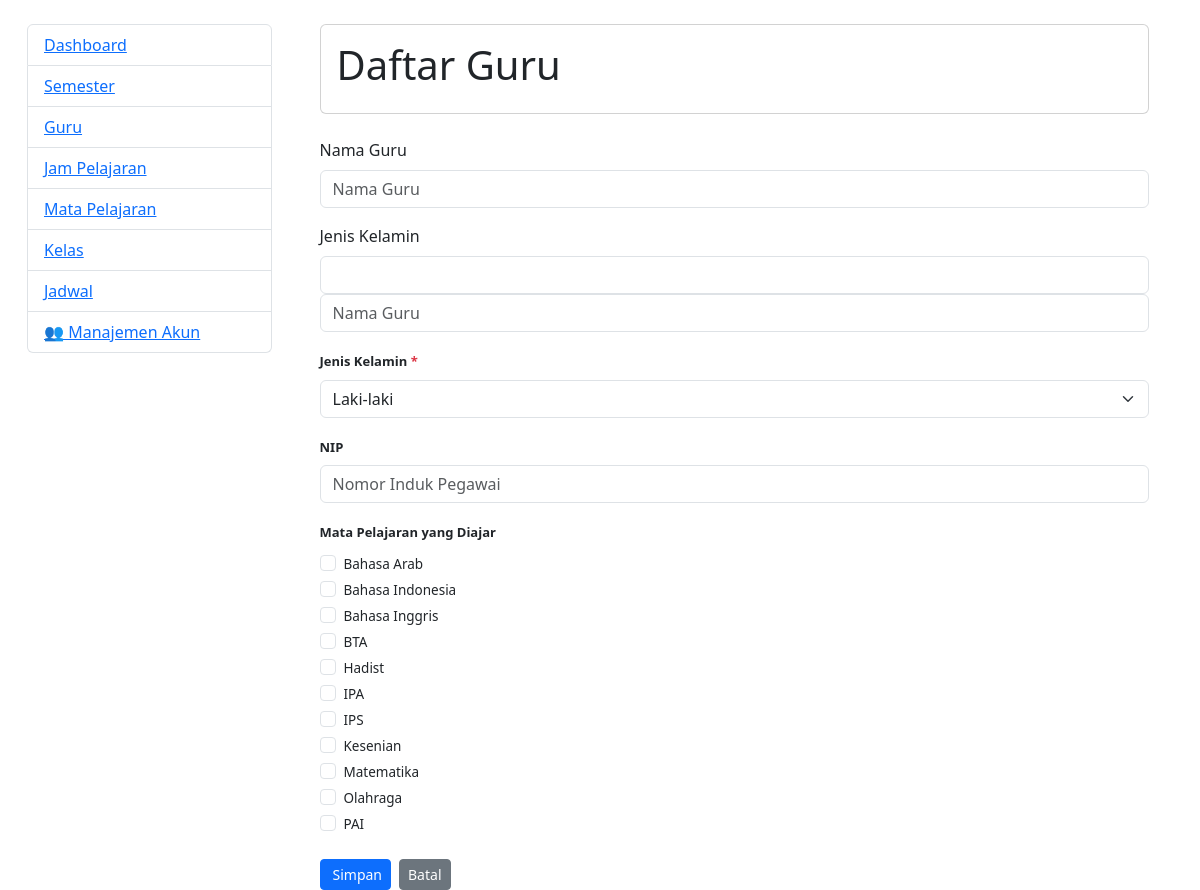
The app's page /tambah_guru.php with its own data.
### tables this page shows
CREATE TABLE `pelajaran` (
  `id_pelajaran` int(11) NOT NULL,
  `pelajaran` varchar(30) NOT NULL
);

### tambah_guru.php (the view, shortened to what this page needs)
<!DOCTYPE html>
<html lang="en">
<head>
    <link rel="stylesheet" href="https://cdn.jsdelivr.net/npm/bootstrap@4.5.3/dist/css/bootstrap.min.css"
>
    <link rel="stylesheet" type="text/css" href="https://cdn.datatables.net/1.10.20/css/jquery.dataTables.css">
</head>
<body>
    <br>
    <div class="row col-12">
        <div class="col-3">
            <div class="container">
                <?php include 'menu.php'; ?>
            </div>
        </div>
        <div class="col-9">
            <div class="container">
                <div class="card">
                    <div class="card-body">
                        <h1 class="card-title">Daftar Guru</h1>
                    </div>
                </div>
                <br>
                <form method="post" action="proses_tambah_guru.php">
                    <div class="form-group">
                        <label>Nama Guru</label>
                        <input type="text" class="form-control" placeholder="Nama Guru" name="nama">
                    </div>
                    <div class="form-group">
                        <label>Jenis Kelamin</label>
                        <select name="jk" class="form-control"><?php include 'koneksi.php'; ?>
<?php
$daftar_pelajaran = mysqli_query($conn, "SELECT * FROM pelajaran ORDER BY pelajaran ASC");
?>
<!DOCTYPE html>
<html lang="id">
<head>
  <link href="https://cdn.jsdelivr.net/npm/bootstrap@5.3.0/dist/css/bootstrap.min.css" rel="stylesheet">
  <link href="https://cdn.jsdelivr.net/npm/bootstrap-icons@1.10.5/font/bootstrap-icons.css" rel="stylesheet">
</head>
<body>
<div class="main-content">
  <div class="p-4">
    <div class="bg-white rounded-3 border p-4" style="max-width:600px;">
      <form action="proses_tambah_guru.php" method="POST">
        <div class="mb-3">
          <input type="text" name="nama" class="form-control" placeholder="Nama Guru" required>
        </div>
        <div class="mb-3">
          <label class="form-label fw-semibold" style="font-size:13px;">Jenis Kelamin <span class="text-danger">*</span></label>
          <select name="jk" class="form-select" required>
            <option value="laki-laki">Laki-laki</option>
          </select>
        </div>
        <div class="mb-3">
          <label class="form-label fw-semibold" style="font-size:13px;">NIP</label>
          <input type="text" name="nip" class="form-control" placeholder="Nomor Induk Pegawai">
        </div>
        <div class="mb-4">
          <label class="form-label fw-semibold" style="font-size:13px;">Mata Pelajaran yang Diajar</label>
          <div class="mapel-box">
            <?php if(mysqli_num_rows($daftar_pelajaran) == 0): ?>
              <p class="text-muted mb-0" style="font-size:13px;">Belum ada data mata pelajaran. Tambahkan dulu di menu Mata Pelajaran.</p>
            <?php else: ?>
              <?php while($p = mysqli_fetch_assoc($daftar_pelajaran)): ?>
                <div class="form-check">
                  <input class="form-check-input" type="checkbox" name="pelajaran[]"
                         value="<?= $p['id_pelajaran'] ?>" id="mapel_<?= $p['id_pelajaran'] ?>">
                  <label class="form-check-label" for="mapel_<?= $p['id_pelajaran'] ?>" style="font-size:13.5px;">
                    <?= htmlspecialchars($p['pelajaran']) ?>
                  </label>
                </div>
              <?php endwhile; ?>
            <?php endif; ?>
          </div>
        </div>
        <div class="d-flex gap-2">
          <button type="submit" class="btn btn-primary btn-sm">
            <i class="bi bi-save me-1"></i>Simpan
          </button>
          <a href="guru.php" class="btn btn-secondary btn-sm">Batal</a>
        </div>
      </form>
    </div>
  </div>
</div>
</body>
</html>

### menu.php (shortened to what this page needs)
<ul class="list-group sticky-top">
    <li class="list-group-item"><a href="index.php">Dashboard</a></li>
    <li class="list-group-item"><a href="semester.php">Semester</a></li>
    <li class="list-group-item"><a href="guru.php">Guru</a></li>
    <li class="list-group-item"><a href="jam.php">Jam Pelajaran</a></li>
    <li class="list-group-item"><a href="mk.php">Mata Pelajaran</a></li>
    <li class="list-group-item"><a href="kelas.php">Kelas</a></li>
    <li class="list-group-item"><a href="jadwal.php">Jadwal</a></li>
    <li class="list-group-item"><a href="manajemen_akun.php">👥 Manajemen Akun</a></li>
</ul>
<head>
  <link href="https://cdn.jsdelivr.net/npm/bootstrap@5.3.0/dist/css/bootstrap.min.css" rel="stylesheet">
</head>

### tambah_guru.php (style rules this page uses)
:root { --sidebar-bg: #1a3c5e; --sidebar-width: 240px; }
body { background-color: #f0f2f5; font-family: 'Segoe UI', sans-serif; }
.mapel-box { max-height: 220px; overflow-y: auto; border: 1px solid #dee2e6; border-radius: 8px; padding: 12px; }
.mapel-box .form-check { margin-bottom: 6px; }

### records on screen
pelajaran: pelajaran "Bahasa Arab"
pelajaran: pelajaran "Bahasa Indonesia"
pelajaran: pelajaran "Bahasa Inggris"
pelajaran: pelajaran "BTA"
pelajaran: pelajaran "Hadist"
pelajaran: pelajaran "IPA"
pelajaran: pelajaran "IPS"
pelajaran: pelajaran "Kesenian"
pelajaran: pelajaran "Matematika"
pelajaran: pelajaran "Olahraga"
pelajaran: pelajaran "PAI"
